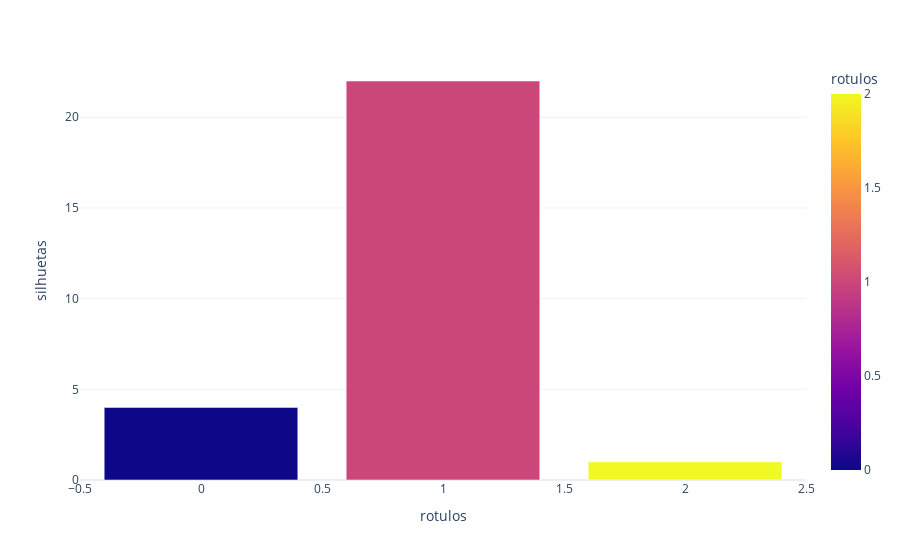

This figure's notebook cell:
### Code cell
df=df.groupby("rotulos").count()
fig = px.bar(df_1, y="silhuetas",x="rotulos", color="rotulos")
fig

### Figure 1 — Plotly figure (JSON) as saved in the notebook; plotly's stock layout.template omitted (floating-point values rounded to 4 significant figures)
{"data": [{"alignmentgroup": "True", "hovertemplate": "rotulos=%{marker.color}<br>silhuetas=%{y}<extra></extra>", "legendgroup": "", "marker": {"color": [0, 1, 2], "coloraxis": "coloraxis", "pattern": {"shape": ""}}, "name": "", "offsetgroup": "", "orientation": "v", "showlegend": false, "textposition": "auto", "type": "bar", "x": [0, 1, 2], "xaxis": "x", "y": [4, 22, 1], "yaxis": "y"}], "layout": {"autosize": true, "barmode": "relative", "coloraxis": {"colorbar": {"title": {"text": "rotulos"}}, "colorscale": [[0, "#0d0887"], [0.1111, "#46039f"], [0.2222, "#7201a8"], [0.3333, "#9c179e"], [0.4444, "#bd3786"], [0.5556, "#d8576b"], [0.6667, "#ed7953"], [0.7778, "#fb9f3a"], [0.8889, "#fdca26"], [1, "#f0f921"]]}, "legend": {"tracegroupgap": 0}, "margin": {"t": 60}, "xaxis": {"anchor": "y", "autorange": true, "domain": [0, 1], "range": [-0.5, 2.5], "title": {"text": "rotulos"}, "type": "linear"}, "yaxis": {"anchor": "x", "autorange": true, "domain": [0, 1], "range": [0, 23.16], "title": {"text": "silhuetas"}, "type": "linear"}}}
